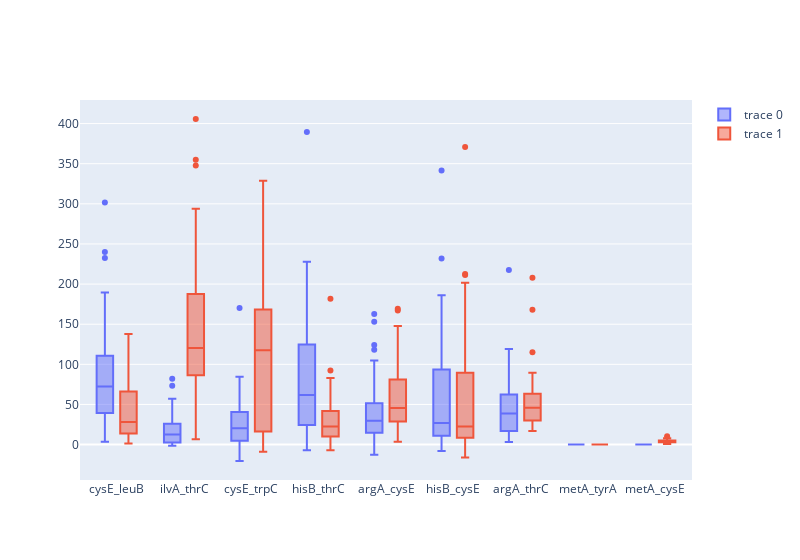

Notebook source saved alongside this figure:
### Code cell
fig.add_trace(go.Box(
    x=data[data["agent"]=="agent1"]["ko"],
    y=data[data["agent"]=="agent1"]["reward"]
))
fig.add_trace(go.Box(
    x=data[data["agent"]=="agent2"]["ko"],
    y=data[data["agent"]=="agent2"]["reward"]
))
fig.update_layout(boxmode="group",width=800)

### Figure 1 — Plotly figure (JSON) as saved in the notebook; plotly's stock layout.template omitted (floating-point values rounded to 4 significant figures; data arrays with more than 128 entries replaced by an {"elided": "..."} marker saying what was removed)
{"data": [{"type": "box", "x": {"elided": "450 str values"}, "y": {"elided": "450 float values"}}, {"type": "box", "x": {"elided": "450 str values"}, "y": {"elided": "450 float values"}}], "layout": {"boxmode": "group", "width": 800}}
